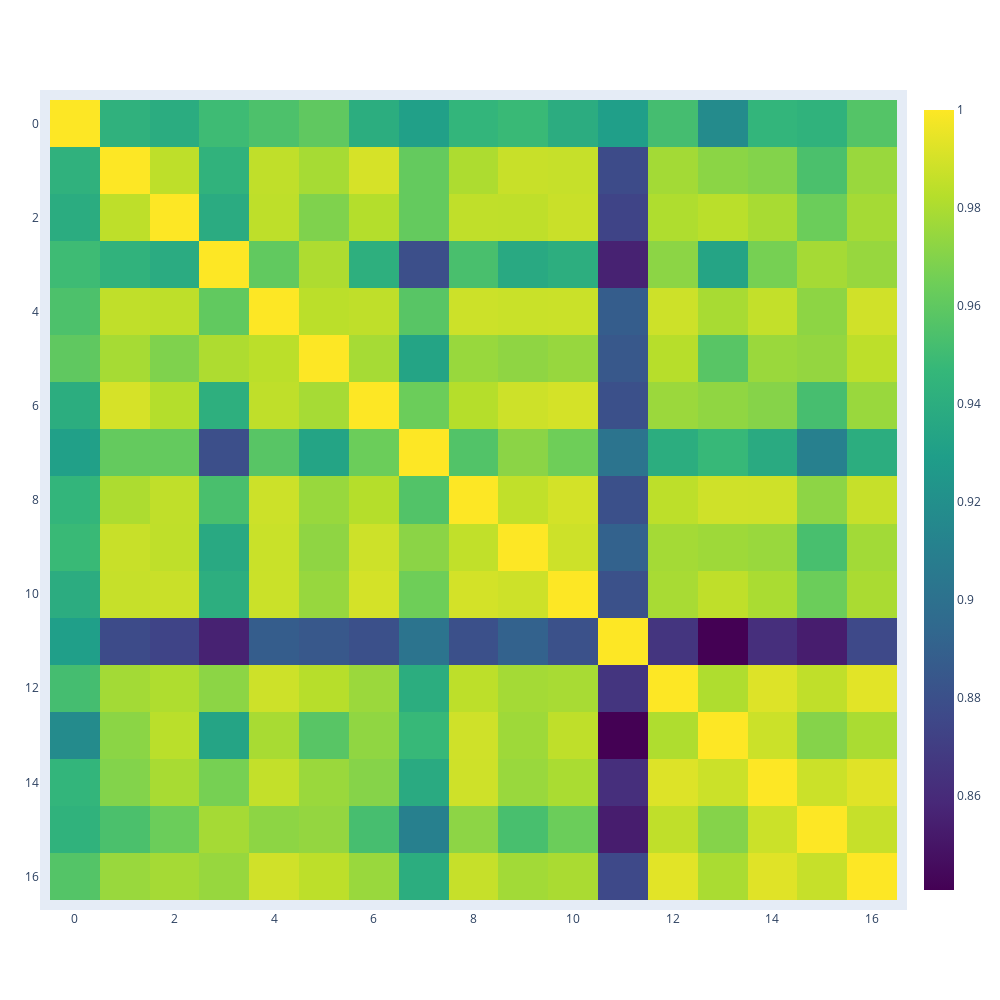

Notebook code for this chart:
### Code cell
trial_avg_fig = plotly_imshow(np.cos(trial_avg_proc_distance))
trial_avg_fig.show()

### Figure 1 — Plotly figure (JSON) as saved in the notebook; plotly's stock layout.template omitted (floating-point values rounded to 4 significant figures; data arrays with more than 128 entries replaced by an {"elided": "..."} marker saying what was removed)
{"data": [{"colorscale": [[0, "#440154"], [0.1111, "#482878"], [0.2222, "#3e4989"], [0.3333, "#31688e"], [0.4444, "#26828e"], [0.5556, "#1f9e89"], [0.6667, "#35b779"], [0.7778, "#6ece58"], [0.8889, "#b5de2b"], [1, "#fde725"]], "type": "heatmap", "z": {"elided": "17x17 float values"}}], "layout": {"autosize": false, "height": 1000, "margin": {"b": 100, "l": 50, "pad": 10, "r": 50, "t": 100}, "width": 1000, "yaxis": {"autorange": "reversed"}}}
